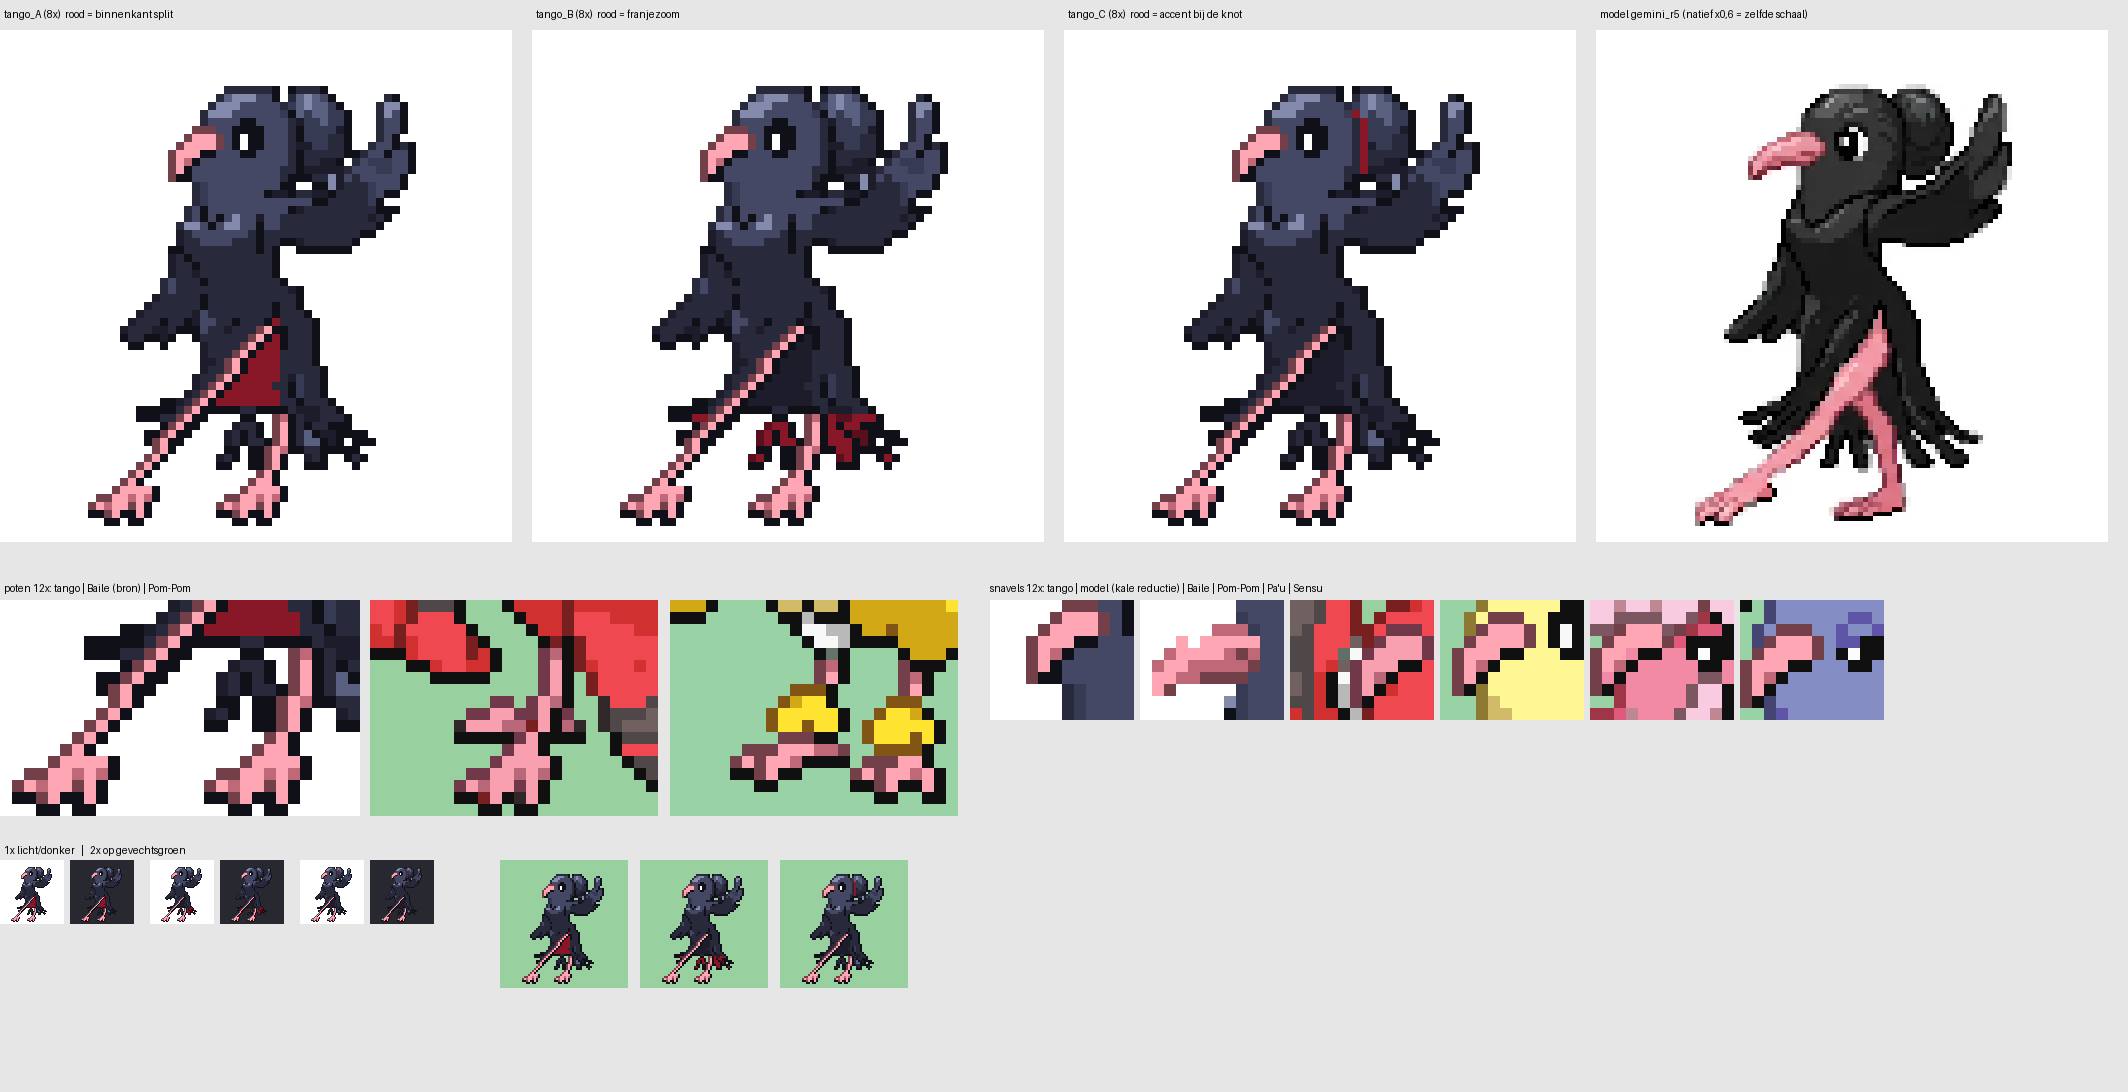

This chart was generated by the following Python code:
# vel.png: per variant 8x naast het model (zelfde schaal) ; close-up poten 12x naast Baile/Pom-Pom ; 5 snavels 12x ; 1x licht/donker
import numpy as np; from PIL import Image, ImageDraw
Z=8; R='/home/user/Pokemon-Fully-Ungrounded/graphics/pokemon/oricorio/'
def ld(p):
    im=Image.open(p); im.load(); return im.convert('RGBA').crop((0,0,64,64))
def op(im,bg,z):
    b=Image.new('RGB',(im.width*z,im.height*z),bg); r=im.resize(b.size,Image.NEAREST); b.paste(r,(0,0),r); return b
spr={v:ld('tango_%s.png'%v) for v in 'ABC'}
a=np.asarray(spr['A'])[:,:,3]; sy,sx=np.where(a>0)
na=np.asarray(Image.open('natief.png').convert('RGB')); bgm=na.min(2)>=225; yy,xx=np.where(~bgm)
nb=Image.fromarray(na).crop((xx.min(),yy.min(),xx.max()+1,yy.max()+1))
mod=Image.new('RGB',(512,512),'white')
m=nb.resize((int(round(nb.width*0.6*Z)),int(round(nb.height*0.6*Z))),Image.NEAREST)
mod.paste(m,((sx.max()+1)*Z-m.width,(sy.max()+1)*Z-m.height))   # rechtsonder uitgelijnd
W=Image.new('RGB',(532*4,512+40+330+40+170),(230,230,230)); d=ImageDraw.Draw(W)
T={'A':'rood = binnenkant split','B':'rood = franjezoom','C':'rood = accent bij de knot'}
for i,v in enumerate('ABC'):
    W.paste(op(spr[v],(255,255,255),Z),(i*532,30)); d.text((i*532+4,8),'tango_%s (8x)  %s'%(v,T[v]),fill='black')
W.paste(mod,(3*532,30)); d.text((3*532+4,8),'model gemini_r5 (natief x0,6 = zelfde schaal)',fill='black')
y=600; d.text((4,y-18),'poten 12x: tango | Baile (bron) | Pom-Pom',fill='black')
W.paste(op(spr['A'].crop((10,44,40,62)),(255,255,255),12),(0,y))
W.paste(op(ld(R+'anim_front.png').crop((16,44,40,62)),(255,255,255),12),(370,y))
W.paste(op(ld(R+'pom_pom/anim_front.png').crop((22,42,46,60)),(255,255,255),12),(670,y))
x=990; d.text((x,y-18),"snavels 12x: tango | model (kale reductie) | Baile | Pom-Pom | Pa'u | Sensu",fill='black')
pk=np.asarray(spr['A']); rz=np.where((pk[:,:,0]>200)&(pk[:,:,3]>0)&(np.arange(64)[:,None]<30)); ty,tx=rz[0].min(),rz[1].min()-3
W.paste(op(spr['A'].crop((tx-1,ty-1,tx+11,ty+9)),(255,255,255),12),(x,y)); x+=150
from palet import pal
bz=np.load('basis.npy')[7:17,9:21]; P=pal(); ba=np.zeros(bz.shape+(4,),'uint8')
for i,c in enumerate(P):
    if i: ba[bz==i,:3]=c; ba[bz==i,3]=255
W.paste(op(Image.fromarray(ba),(255,255,255),12),(x,y)); x+=150
for f,(y0,x0) in [('',(17,15)),('pom_pom/',(18,24)),('pau/',(18,20)),('sensu/',(18,30))]:
    W.paste(op(ld(R+f+'anim_front.png').crop((x0,y0,x0+12,y0+10)),(255,255,255),12),(x,y)); x+=150
y2=y+260; d.text((4,y2-16),'1x licht/donker   |   2x op gevechtsgroen',fill='black')
for i,v in enumerate('ABC'):
    W.paste(op(spr[v],(255,255,255),1),(i*150,y2)); W.paste(op(spr[v],(40,40,48),1),(i*150+70,y2))
    W.paste(op(spr[v],(152,208,160),2),(500+i*140,y2))
W.save('vel.png'); print(W.size)
